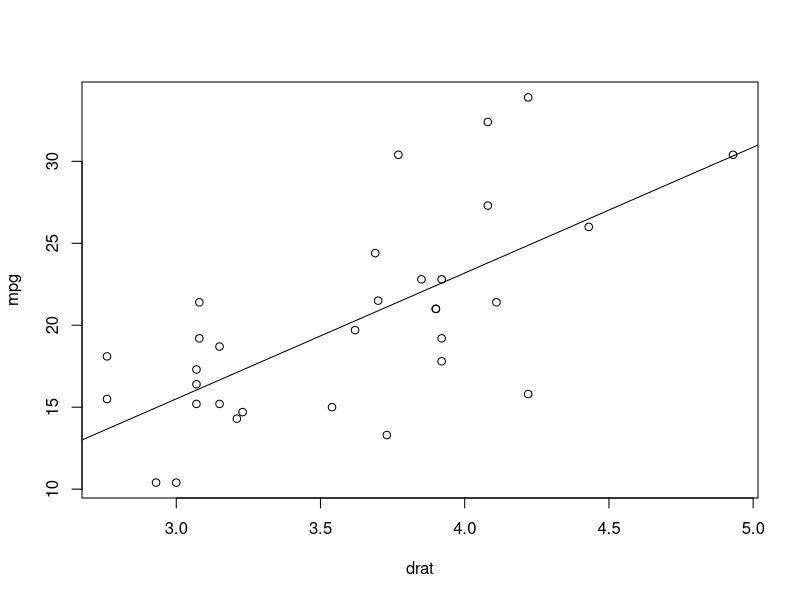

R code for this plot:
# Fit a model
cars_mod <- lm(mpg ~ drat, data = mtcars)

# Take a look
summary(cars_mod)

# Scatterplot with regression line
plot(mpg~ drat, data = mtcars)
abline(a = cars_mod[1], b = cars_mod[2])
